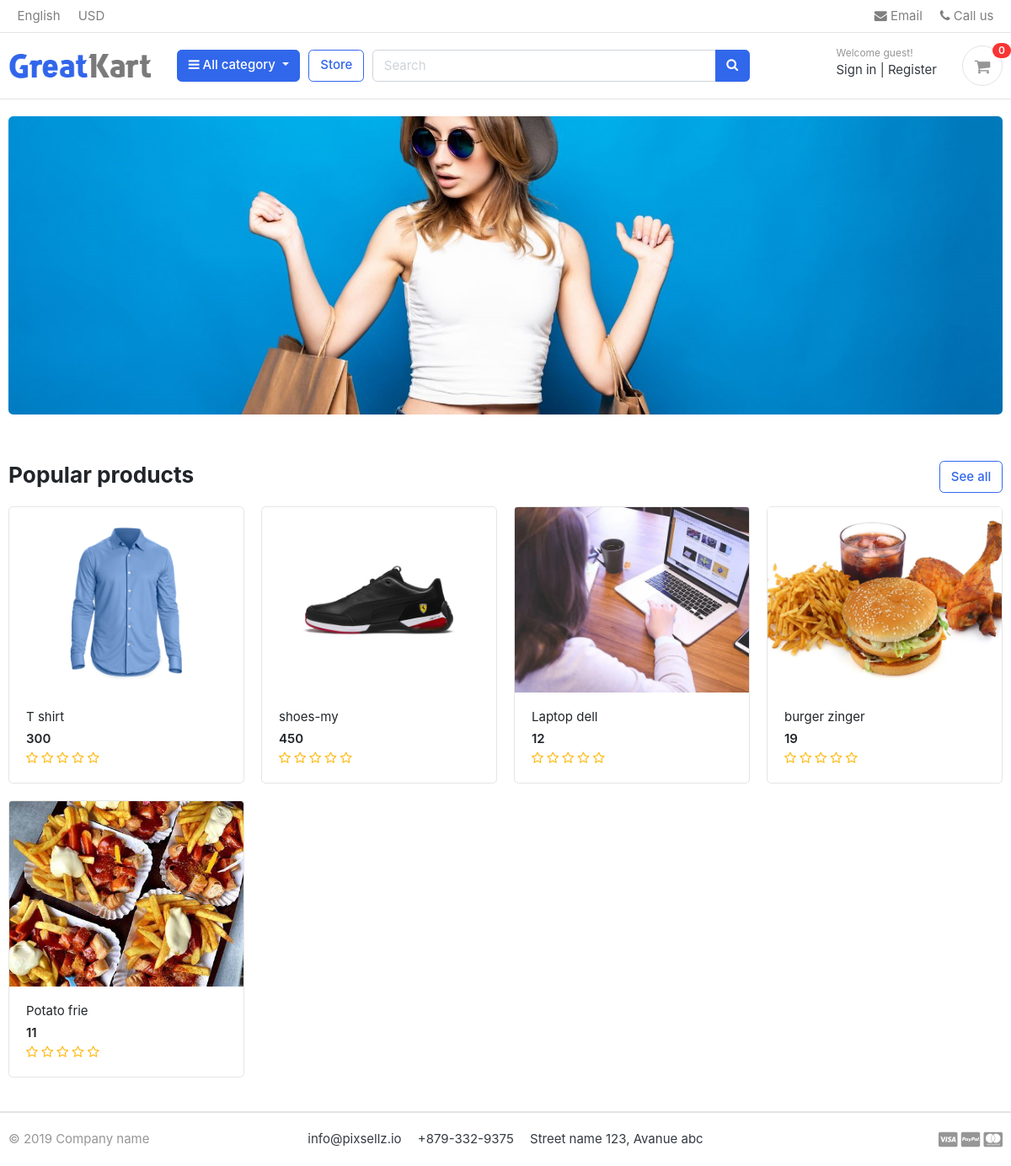
The page / on the database its author committed.
### store/models.py (models this page shows, shortened)
class Product(models.Model):
    product_name =models.CharField(max_length=100,unique=True)
    slug =models.SlugField(max_length=200,unique=True)
    description =models.TextField(max_length=200,blank=True)
    price =models.IntegerField()
    images =models.ImageField(upload_to='photos/products')
    stock  =models.IntegerField()
    is_available =models.BooleanField(default=True)
    category =models.ForeignKey(Category,on_delete=models.CASCADE)
    created_date =models.DateTimeField(auto_now_add=True)
    modified_date =models.DateTimeField(auto_now=True)
    def get_url(self):
        return reverse('product_detail',args=[self.category.slug,self.slug])
    def averageReview(self):
        reviews = ReviewRating.objects.filter(product=self, status=True).aggregate(average=Avg('rating'))
        avg = 0
        if reviews['average'] is not None:
            avg = float(reviews['average'])
        return avg

### ecom/views.py (the view)
# urls.py: 2. Add a URL to urlpatterns:  path('', views.home, name='home')
def home(request):
    products = Product.objects.all().filter(is_available=True).order_by('created_date')
    reviews = None
    for product in products:
        reviews = ReviewRating.objects.filter(product_id=product.id, status=True)
    context = {
        'products': products,
        'reviews': reviews,
    }
    return render(request, 'home.html', context)

### carts/context_processor.py (called while the page is built)
def counter(request):
    cart_count=0
    if 'admin' in request.path:
        return {}
    else:
        try:
            cart=Cart.objects.filter(cart_id=_cart_id(request))
            cart_items=CartItem.objects.all().filter(cart=cart[:1])
            for cart_item in cart_items:
                cart_count += cart_count +cart_item.quantity
        except Cart.DoesNotExist:
            cart_count=0
    return dict(cart_count=cart_count)

### carts/views.py (called while the page is built)
def _cart_id(request):
    cart=request.session.session_key
    if not cart:
        cart=request.session.create()
    return cart

### category/context_processor.py (called while the page is built)
def menu_links(request):
    links=Category.objects.all()
    return dict(links=links)

### category/models.py (called while the page is built)
    def get_url(self):
            return reverse('products_by_category',args=[self.slug])

### templates/home.html
{% extends 'base.html' %}
{% load static %}
{% block content %}
<section class="section-intro padding-y-sm">
<div class="container">
<div class="intro-banner-wrap">
	<img src="{% static 'images/banners/cover.jpg' %}" class="img-fluid rounded">
</div>
</div>
</section>
<section class="section-name padding-y-sm">
<div class="container">
<header class="section-heading">
	<a href="{% url 'store' %}" class="btn btn-outline-primary float-right">See all</a>
	<h3 class="section-title">Popular products</h3>
</header>
<div class="row">
	{% for product in products %}
	<div class="col-md-3">
		<div class="card card-product-grid">
			<a href="{{ product.get_url }}" class="img-wrap"> <img src="{{product.images.url}}"> </a>
			<figcaption class="info-wrap">
				<a href="{{ product.get_url }}" class="title">{{product.product_name}}</a>
				<div class="price mt-1">{{product.price}}</div>
				<div class="rating-star">
					<span>
						<i class="fa fa-star{% if product.averageReview < 0.5 %}-o{% elif product.averageReview >= 0.5 and product.averageReview < 1 %}-half-o {% endif %}" aria-hidden="true"></i>
						<i class="fa fa-star{% if product.averageReview < 1.5 %}-o{% elif product.averageReview >= 1.5 and product.averageReview < 2 %}-half-o {% endif %}" aria-hidden="true"></i>
						<i class="fa fa-star{% if product.averageReview < 2.5 %}-o{% elif product.averageReview >= 2.5 and product.averageReview < 3 %}-half-o {% endif %}" aria-hidden="true"></i>
						<i class="fa fa-star{% if product.averageReview < 3.5 %}-o{% elif product.averageReview >= 3.5 and product.averageReview < 4 %}-half-o {% endif %}" aria-hidden="true"></i>
						<i class="fa fa-star{% if product.averageReview < 4.5 %}-o{% elif product.averageReview >= 4.5 and product.averageReview < 5 %}-half-o {% endif %}" aria-hidden="true"></i>
						</span>
				</div>
			</figcaption>
		</div>
	</div>
	{% endfor %}
</div>
</div>
</section>
{% endblock %}

### templates/base.html (shortened to what this page needs)
{% load static %}
<!DOCTYPE HTML>
<html lang="en">
<head>
<link href="{% static 'css/bootstrap.css' %}" rel="stylesheet" type="text/css"/>
<link href="{% static 'fonts/fontawesome/css/all.min.css' %}" type="text/css" rel="stylesheet">
<link href="{% static 'css/ui.css' %}" rel="stylesheet" type="text/css"/>
<link href="{% static 'css/responsive.css' %}" rel="stylesheet" media="only screen and (max-width: 1200px)" />
<link href="{% static 'css/custom.css' %}" rel="stylesheet" type="text/css"/>
<link rel="stylesheet" href="https://cdnjs.cloudflare.com/ajax/libs/font-awesome/4.7.0/css/font-awesome.min.css">
</head>
<body>
  {% include 'includes/navbar.html' %}
  {% block content %}{% endblock %}
{% include 'includes/footer.html' %}

### templates/includes/navbar.html (shortened to what this page needs)
{% load static %}
<header class="section-header">
<nav class="navbar p-md-0 navbar-expand-sm navbar-light border-bottom">
<div class="container">
  <div class="collapse navbar-collapse" id="navbarTop4">
    <ul class="navbar-nav mr-auto">
    	<li class="nav-item dropdown">
		 	<a href="#" class="nav-link">   English </a>
		</li>
		<li class="nav-item dropdown">
			<a href="#" class="nav-link"> USD </a>
		</li>
    </ul>
    <ul class="navbar-nav">
		<li><a href="#" class="nav-link"> <i class="fa fa-envelope"></i> Email </a></li>
		<li><a href="#" class="nav-link"> <i class="fa fa-phone"></i> Call us </a></li>
	</ul>
  </div>
</div>
</nav>
<section class="header-main border-bottom">
	<div class="container">
<div class="row align-items-center">
	<div class="col-lg-2 col-md-3 col-6">
		<a href="{% url 'home' %}" class="brand-wrap">
			<img class="logo" src="{% static './images/logo.png' %}">
		</a>
	</div>
	<div class="col-lg col-sm col-md col-6 flex-grow-0">
		<div class="category-wrap dropdown d-inline-block float-right">
			<button type="button" class="btn btn-primary dropdown-toggle" data-toggle="dropdown">
				<i class="fa fa-bars"></i> All category
			</button>
		</div>
	</div>
	<a href="{% url 'store' %}" class="btn btn-outline-primary">Store</a>
	<div class="col-lg  col-md-6 col-sm-12 col">
		<form action="{% url 'search' %}" class="search" method="GET">
			<div class="input-group w-100">
			    <input type="text" class="form-control" style="width:60%;" placeholder="Search" name="keyword">
			    <div class="input-group-append">
			      <button class="btn btn-primary" type="submit">
			        <i class="fa fa-search"></i>
			      </button>
			    </div>
		    </div>
		</form>
	</div>
	<div class="col-lg-3 col-sm-6 col-8 order-2 order-lg-3">
				<div class="d-flex justify-content-end mb-3 mb-lg-0">
					{% if user.id is None %}
					  <div class="widget-header">
						  <small class="title text-muted">Welcome guest!</small>
						  <div>
							<a href="{% url 'login' %}">Sign in</a> <span class="dark-transp"> | </span>
							<a href="{% url 'register' %}"> Register</a>
						  </div>
					  </div>
					{% endif %}
					<a href="{% url 'cart' %}" class="widget-header pl-3 ml-3">
						<div class="icon icon-sm rounded-circle border"><i class="fa fa-shopping-cart"></i></div>
						<span class="badge badge-pill badge-danger notify">{{ cart_count}}</span>
					</a>
				</div>
			</div>
</div>
	</div>
</section>
</header>

### templates/includes/footer.html (shortened to what this page needs)
<footer class="section-footer border-top">
	<div class="container">
		<section class="footer-bottom border-top row">
			<div class="col-md-2">
				<p class="text-muted"> &copy 2019 Company name </p>
			</div>
			<div class="col-md-8 text-md-center">
				<span  class="px-2">info@pixsellz.io</span>
				<span  class="px-2">+879-332-9375</span>
				<span  class="px-2">Street name 123, Avanue abc</span>
			</div>
			<div class="col-md-2 text-md-right text-muted">
				<i class="fab fa-lg fa-cc-visa"></i>
				<i class="fab fa-lg fa-cc-paypal"></i>
				<i class="fab fa-lg fa-cc-mastercard"></i>
			</div>
		</section>
	</div>
</footer>

### static/css/ui.css (style rules this page uses)
html { font-family: "Inter", sans-serif; font-size: 15px; }
.img-wrap { text-align: center; display: block; }
.img-wrap img { max-width: 100%; }
.icon-xs, .icon-sm, .icon-md, .icon-lg { display: inline-block; text-align: center; flex-shrink: 0; flex-grow: 0; }
.icon-sm { width: 48px; height: 48px; line-height: 48px !important; font-size: 20px; }
.padding-y-sm { padding-top: 20px; padding-bottom: 20px; }
.section-heading { margin-bottom: 20px; margin-top: 15px; }
.section-title { color: #212529; }
p:last-child { margin-bottom: 0; }
.header-main { position: relative; padding-top: 1rem; padding-bottom: 1rem; }
.brand-wrap .logo, .navbar-brand .logo { margin-right: 7px; max-height: 42px; display: inline-block; }
.widget-header { display: inline-block; vertical-align: middle; position: relative; }
.widget-header a { color: #343a40; }
.widget-header i { color: #969696; }
.widget-header .title { display: block; }
.widget-header .notify { position: absolute; top: -3px; right: -10px; }
.footer-bottom { padding-top: 20px; padding-bottom: 20px; }
[class*=card-product] a.title { color: #212529; display: block; }
[class*=card-product] .img-wrap { overflow: hidden; position: relative; }
[class*=card-product] .img-wrap img { height: 100%; max-width: 100%; width: auto; display: inline-block; -o-object-fit: cover; object-fit: cover; }
.card-product-grid { margin-bottom: 20px; }
.card-product-grid .img-wrap { border-radius: 0.2rem 0.2rem 0 0; height: 220px; }
.card-product-grid .info-wrap { overflow: hidden; padding: 18px 20px; }
.card .img-wrap { overflow: hidden; }
.notify { position: absolute; top: -4px; right: -10px; display: inline-block; padding: 0.25em 0.6em; font-size: 12px; line-height: 1; text-align: center; border-radius: 3rem; color: #fff; background-color: #fa3434; }
.price { font-weight: 600; color: #212529; }

### static/css/custom.css (style rules this page uses)
.rating-star i { color: #ffb503 !important; }

### rows shown on the page
Product: images (picture), product_name "T shirt", price "300"
Product: images (picture), product_name "shoes-my", price "450"
Product: images (picture), product_name "Laptop dell", price "12"
Product: images (picture), product_name "burger zinger", price "19"
Product: images (picture), product_name "Potato frie", price "11"

### other values the page prints
{{ cart_count }} "0"
